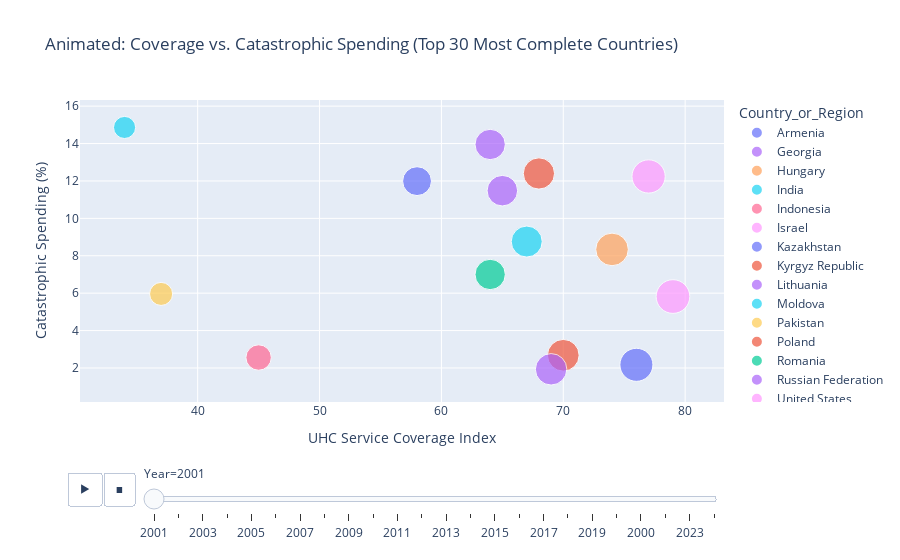
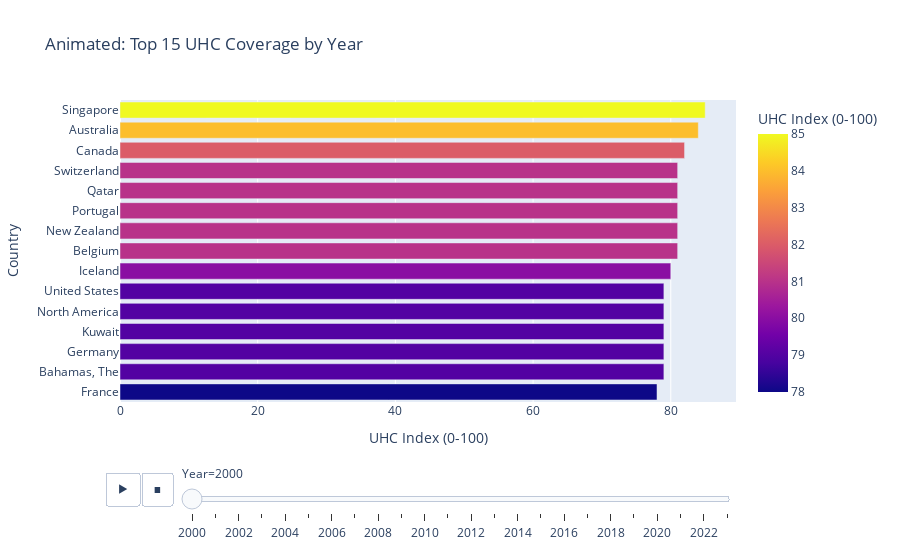

Write notebook code for charts like these, in order.
### Markdown cell above
## Animated and Interactive EDA (Plotly + Seaborn)

We extend the analysis with interactive and animated charts to reveal temporal dynamics, cross-country dispersion, and coverage-financial hardship relationships in a more engaging way.

### Code cell
import plotly.express as px
import plotly.graph_objects as go
from plotly.subplots import make_subplots

# Prepare country-year pivot for animated relationship view (Total/All)
subset = analysis_df[
    (analysis_df["Urbanization"] == "Total")
    & (analysis_df["Income_Quintile"] == "All")
    & (analysis_df["Indicator"].isin([
        "UHC Service Coverage Index",
        "Catastrophic Spending (More than 10% of household budget)",
    ]))
]

pivot = subset.pivot_table(
    index=["Country_or_Region", "Year"],
    columns="Indicator",
    values="Value",
    aggfunc="mean",
).dropna().reset_index()

# Keep countries with most year coverage to make the animation readable
country_counts = pivot["Country_or_Region"].value_counts()
keep_countries = country_counts.head(30).index
pivot_small = pivot[pivot["Country_or_Region"].isin(keep_countries)].copy()

fig = px.scatter(
    pivot_small,
    x="UHC Service Coverage Index",
    y="Catastrophic Spending (More than 10% of household budget)",
    animation_frame="Year",
    animation_group="Country_or_Region",
    color="Country_or_Region",
    hover_name="Country_or_Region",
    size="UHC Service Coverage Index",
    size_max=25,
    title="Animated: Coverage vs. Catastrophic Spending (Top 30 Most Complete Countries)",
    labels={
        "UHC Service Coverage Index": "UHC Service Coverage Index",
        "Catastrophic Spending (More than 10% of household budget)": "Catastrophic Spending (%)",
    },
)
fig.show()

# Animated bar: top 15 UHC coverage by year
uhc_total = analysis_df[
    (analysis_df["Indicator"] == "UHC Service Coverage Index")
    & (analysis_df["Urbanization"] == "Total")
    & (analysis_df["Income_Quintile"] == "All")
]

uhc_top = (
    uhc_total.sort_values(["Year", "Value"], ascending=[True, False])
    .groupby("Year")
    .head(15)
)

fig_bar = px.bar(
    uhc_top,
    x="Value",
    y="Country_or_Region",
    color="Value",
    animation_frame="Year",
    orientation="h",
    title="Animated: Top 15 UHC Coverage by Year",
    labels={"Value": "UHC Index (0-100)", "Country_or_Region": "Country"},
)
fig_bar.update_layout(yaxis={"categoryorder": "total ascending"})
fig_bar.show()

### Figure 1 — Plotly figure (JSON) as saved in the notebook; plotly's stock layout.template omitted (floating-point values rounded to 4 significant figures)
{"data": [{"hovertemplate": "<b>%{hovertext}</b><br><br>Country_or_Region=Armenia<br>Year=2001<br>UHC Service Coverage Index=%{marker.size}<br>Catastrophic Spending (%)=%{y}<extra></extra>", "hovertext": ["Armenia"], "ids": ["Armenia"], "legendgroup": "Armenia", "marker": {"color": "#636efa", "size": [58.0], "sizemode": "area", "sizeref": 0.1392, "symbol": "circle"}, "mode": "markers", "name": "Armenia", "orientation": "v", "showlegend": true, "type": "scatter", "x": [58.0], "xaxis": "x", "y": [11.99], "yaxis": "y"}, {"hovertemplate": "<b>%{hovertext}</b><br><br>Country_or_Region=Georgia<br>Year=2001<br>UHC Service Coverage Index=%{marker.size}<br>Catastrophic Spending (%)=%{y}<extra></extra>", "hovertext": ["Georgia"], "ids": ["Georgia"], "legendgroup": "Georgia", "marker": {"color": "#ab63fa", "size": [64.0], "sizemode": "area", "sizeref": 0.1392, "symbol": "circle"}, "mode": "markers", "name": "Georgia", "orientation": "v", "showlegend": true, "type": "scatter", "x": [64.0], "xaxis": "x", "y": [13.95], "yaxis": "y"}, {"hovertemplate": "<b>%{hovertext}</b><br><br>Country_or_Region=Hungary<br>Year=2001<br>UHC Service Coverage Index=%{marker.size}<br>Catastrophic Spending (%)=%{y}<extra></extra>", "hovertext": ["Hungary"], "ids": ["Hungary"], "legendgroup": "Hungary", "marker": {"color": "#FFA15A", "size": [74.0], "sizemode": "area", "sizeref": 0.1392, "symbol": "circle"}, "mode": "markers", "name": "Hungary", "orientation": "v", "showlegend": true, "type": "scatter", "x": [74.0], "xaxis": "x", "y": [8.34], "yaxis": "y"}, {"hovertemplate": "<b>%{hovertext}</b><br><br>Country_or_Region=India<br>Year=2001<br>UHC Service Coverage Index=%{marker.size}<br>Catastrophic Spending (%)=%{y}<extra></extra>", "hovertext": ["India"], "ids": ["India"], "legendgroup": "India", "marker": {"color": "#19d3f3", "size": [34.0], "sizemode": "area", "sizeref": 0.1392, "symbol": "circle"}, "mode": "markers", "name": "India", "orientation": "v", "showlegend": true, "type": "scatter", "x": [34.0], "xaxis": "x", "y": [14.86], "yaxis": "y"}, {"hovertemplate": "<b>%{hovertext}</b><br><br>Country_or_Region=Indonesia<br>Year=2001<br>UHC Service Coverage Index=%{marker.size}<br>Catastrophic Spending (%)=%{y}<extra></extra>", "hovertext": ["Indonesia"], "ids": ["Indonesia"], "legendgroup": "Indonesia", "marker": {"color": "#FF6692", "size": [45.0], "sizemode": "area", "sizeref": 0.1392, "symbol": "circle"}, "mode": "markers", "name": "Indonesia", "orientation": "v", "showlegend": true, "type": "scatter", "x": [45.0], "xaxis": "x", "y": [2.56], "yaxis": "y"}, {"hovertemplate": "<b>%{hovertext}</b><br><br>Country_or_Region=Israel<br>Year=2001<br>UHC Service Coverage Index=%{marker.size}<br>Catastrophic Spending (%)=%{y}<extra></extra>", "hovertext": ["Israel"], "ids": ["Israel"], "legendgroup": "Israel", "marker": {"color": "#FF97FF", "size": [77.0], "sizemode": "area", "sizeref": 0.1392, "symbol": "circle"}, "mode": "markers", "name": "Israel", "orientation": "v", "showlegend": true, "type": "scatter", "x": [77.0], "xaxis": "x", "y": [12.24], "yaxis": "y"}, {"hovertemplate": "<b>%{hovertext}</b><br><br>Country_or_Region=Kazakhstan<br>Year=2001<br>UHC Service Coverage Index=%{marker.size}<br>Catastrophic Spending (%)=%{y}<extra></extra>", "hovertext": ["Kazakhstan"], "ids": ["Kazakhstan"], "legendgroup": "Kazakhstan", "marker": {"color": "#636efa", "size": [76.0], "sizemode": "area", "sizeref": 0.1392, "symbol": "circle"}, "mode": "markers", "name": "Kazakhstan", "orientation": "v", "showlegend": true, "type": "scatter", "x": [76.0], "xaxis": "x", "y": [2.17], "yaxis": "y"}, {"hovertemplate": "<b>%{hovertext}</b><br><br>Country_or_Region=Kyrgyz Republic<br>Year=2001<br>UHC Service Coverage Index=%{marker.size}<br>Catastrophic Spending (%)=%{y}<extra></extra>", "hovertext": ["Kyrgyz Republic"], "ids": ["Kyrgyz Republic"], "legendgroup": "Kyrgyz Republic", "marker": {"color": "#EF553B", "size": [70.0], "sizemode": "area", "sizeref": 0.1392, "symbol": "circle"}, "mode": "markers", "name": "Kyrgyz Republic", "orientation": "v", "showlegend": true, "type": "scatter", "x": [70.0], "xaxis": "x", "y": [2.68], "yaxis": "y"}, {"hovertemplate": "<b>%{hovertext}</b><br><br>Country_or_Region=Lithuania<br>Year=2001<br>UHC Service Coverage Index=%{marker.size}<br>Catastrophic Spending (%)=%{y}<extra></extra>", "hovertext": ["Lithuania"], "ids": ["Lithuania"], "legendgroup": "Lithuania", "marker": {"color": "#ab63fa", "size": [65.0], "sizemode": "area", "sizeref": 0.1392, "symbol": "circle"}, "mode": "markers", "name": "Lithuania", "orientation": "v", "showlegend": true, "type": "scatter", "x": [65.0], "xaxis": "x", "y": [11.48], "yaxis": "y"}, {"hovertemplate": "<b>%{hovertext}</b><br><br>Country_or_Region=Moldova<br>Year=2001<br>UHC Service Coverage Index=%{marker.size}<br>Catastrophic Spending (%)=%{y}<extra></extra>", "hovertext": ["Moldova"], "ids": ["Moldova"], "legendgroup": "Moldova", "marker": {"color": "#19d3f3", "size": [67.0], "sizemode": "area", "sizeref": 0.1392, "symbol": "circle"}, "mode": "markers", "name": "Moldova", "orientation": "v", "showlegend": true, "type": "scatter", "x": [67.0], "xaxis": "x", "y": [8.76], "yaxis": "y"}, {"hovertemplate": "<b>%{hovertext}</b><br><br>Country_or_Region=Pakistan<br>Year=2001<br>UHC Service Coverage Index=%{marker.size}<br>Catastrophic Spending (%)=%{y}<extra></extra>", "hovertext": ["Pakistan"], "ids": ["Pakistan"], "legendgroup": "Pakistan", "marker": {"color": "#FECB52", "size": [37.0], "sizemode": "area", "sizeref": 0.1392, "symbol": "circle"}, "mode": "markers", "name": "Pakistan", "orientation": "v", "showlegend": true, "type": "scatter", "x": [37.0], "xaxis": "x", "y": [5.96], "yaxis": "y"}, {"hovertemplate": "<b>%{hovertext}</b><br><br>Country_or_Region=Poland<br>Year=2001<br>UHC Service Coverage Index=%{marker.size}<br>Catastrophic Spending (%)=%{y}<extra></extra>", "hovertext": ["Poland"], "ids": ["Poland"], "legendgroup": "Poland", "marker": {"color": "#EF553B", "size": [68.0], "sizemode": "area", "sizeref": 0.1392, "symbol": "circle"}, "mode": "markers", "name": "Poland", "orientation": "v", "showlegend": true, "type": "scatter", "x": [68.0], "xaxis": "x", "y": [12.4], "yaxis": "y"}, {"hovertemplate": "<b>%{hovertext}</b><br><br>Country_or_Region=Romania<br>Year=2001<br>UHC Service Coverage Index=%{marker.size}<br>Catastrophic Spending (%)=%{y}<extra></extra>", "hovertext": ["Romania"], "ids": ["Romania"], "legendgroup": "Romania", "marker": {"color": "#00cc96", "size": [64.0], "sizemode": "area", "sizeref": 0.1392, "symbol": "circle"}, "mode": "markers", "name": "Romania", "orientation": "v", "showlegend": true, "type": "scatter", "x": [64.0], "xaxis": "x", "y": [7.0], "yaxis": "y"}, {"hovertemplate": "<b>%{hovertext}</b><br><br>Country_or_Region=Russian Federation<br>Year=2001<br>UHC Service Coverage Index=%{marker.size}<br>Catastrophic Spending (%)=%{y}<extra></extra>", "hovertext": ["Russian Federation"], "ids": ["Russian Federation"], "legendgroup": "Russian Federation", "marker": {"color": "#ab63fa", "size": [69.0], "sizemode": "area", "sizeref": 0.1392, "symbol": "circle"}, "mode": "markers", "name": "Russian Federation", "orientation": "v", "showlegend": true, "type": "scatter", "x": [69.0], "xaxis": "x", "y": [1.93], "yaxis": "y"}, {"hovertemplate": "<b>%{hovertext}</b><br><br>Country_or_Region=United States<br>Year=2001<br>UHC Service Coverage Index=%{marker.size}<br>Catastrophic Spending (%)=%{y}<extra></extra>", "hovertext": ["United States"], "ids": ["United States"], "legendgroup": "United States", "marker": {"color": "#FF97FF", "size": [79.0], "sizemode": "area", "sizeref": 0.1392, "symbol": "circle"}, "mode": "markers", "name": "United States", "orientation": "v", "showlegend": true, "type": "scatter", "x": [79.0], "xaxis": "x", "y": [5.82], "yaxis": "y"}], "layout": {"legend": {"itemsizing": "constant", "title": {"text": "Country_or_Region"}, "tracegroupgap": 0}, "sliders": [{"active": 0, "currentvalue": {"prefix": "Year="}, "len": 0.9, "pad": {"b": 10, "t": 60}, "steps": [{"args": [["2001"], {"frame": {"duration": 0, "redraw": false}, "fromcurrent": true, "mode": "immediate", "transition": {"duration": 0, "easing": "linear"}}], "label": "2001", "method": "animate"}, {"args": [["2002"], {"frame": {"duration": 0, "redraw": false}, "fromcurrent": true, "mode": "immediate", "transition": {"duration": 0, "easing": "linear"}}], "label": "2002", "method": "animate"}, {"args": [["2003"], {"frame": {"duration": 0, "redraw": false}, "fromcurrent": true, "mode": "immediate", "transition": {"duration": 0, "easing": "linear"}}], "label": "2003", "method": "animate"}, {"args": [["2004"], {"frame": {"duration": 0, "redraw": false}, "fromcurrent": true, "mode": "immediate", "transition": {"duration": 0, "easing": "linear"}}], "label": "2004", "method": "animate"}, {"args": [["2005"], {"frame": {"duration": 0, "redraw": false}, "fromcurrent": true, "mode": "immediate", "transition": {"duration": 0, "easing": "linear"}}], "label": "2005", "method": "animate"}, {"args": [["2006"], {"frame": {"duration": 0, "redraw": false}, "fromcurrent": true, "mode": "immediate", "transition": {"duration": 0, "easing": "linear"}}], "label": "2006", "method": "animate"}, {"args": [["2007"], {"frame": {"duration": 0, "redraw": false}, "fromcurrent": true, "mode": "immediate", "transition": {"duration": 0, "easing": "linear"}}], "label": "2007", "method": "animate"}, {"args": [["2008"], {"frame": {"duration": 0, "redraw": false}, "fromcurrent": true, "mode": "immediate", "transition": {"duration": 0, "easing": "linear"}}], "label": "2008", "method": "animate"}, {"args": [["2009"], {"frame": {"duration": 0, "redraw": false}, "fromcurrent": true, "mode": "immediate", "transition": {"duration": 0, "easing": "linear"}}], "label": "2009", "method": "animate"}, {"args": [["2010"], {"frame": {"duration": 0, "redraw": false}, "fromcurrent": true, "mode": "immediate", "transition": {"duration": 0, "easing": "linear"}}], "label": "2010", "method": "animate"}, {"args": [["2011"], {"frame": {"duration": 0, "redraw": false}, "fromcurrent": true, "mode": "immediate", "transition": {"duration": 0, "easing": "linear"}}], "label": "2011", "method": "animate"}, {"args": [["2012"], {"frame": {"duration": 0, "redraw": false}, "fromcurrent": true, "mode": "immediate", "transition": {"duration": 0, "easing": "linear"}}], "label": "2012", "method": "animate"}, {"args": [["2013"], {"frame": {"duration": 0, "redraw": false}, "fromcurrent": true, "mode": "immediate", "transition": {"duration": 0, "easing": "linear"}}], "label": "2013", "method": "animate"}, {"args": [["2014"], {"frame": {"duration": 0, "redraw": false}, "fromcurrent": true, "mode": "immediate", "transition": {"duration": 0, "easing": "linear"}}], "label": "2014", "method": "animate"}, {"args": [["2015"], {"frame": {"duration": 0, "redraw": false}, "fromcurrent": true, "mode": "immediate", "transition": {"duration": 0, "easing": "linear"}}], "label": "2015", "method": "animate"}, {"args": [["2016"], {"frame": {"duration": 0, "redraw": false}, "fromcurrent": true, "mode": "immediate", "transition": {"duration": 0, "easing": "linear"}}], "label": "2016", "method": "animate"}, {"args": [["2017"], {"frame": {"duration": 0, "redraw": false}, "fromcurrent": true, "mode": "immediate", "transition": {"duration": 0, "easing": "linear"}}], "label": "2017", "method": "animate"}, {"args": [["2018"], {"frame": {"duration": 0, "redraw": false}, "fromcurrent": true, "mode": "immediate", "transition": {"duration": 0, "easing": "linear"}}], "label": "2018", "method": "animate"}, {"args": [["2019"], {"frame": {"duration": 0, "redraw": false}, "fromcurrent": true, "mode": "immediate", "transition": {"duration": 0, "easing": "linear"}}], "label": "2019", "method": "animate"}, {"args": [["2020"], {"frame": {"duration": 0, "redraw": false}, "fromcurrent": true, "mode": "immediate", "transition": {"duration": 0, "easing": "linear"}}], "label": "2020", "method": "animate"}, {"args": [["2000"], {"frame": {"duration": 0, "redraw": false}, "fromcurrent": true, "mode": "immediate", "transition": {"duration": 0, "easing": "linear"}}], "label": "2000", "method": "animate"}, {"args": [["2022"], {"frame": {"duration": 0, "redraw": false}, "fromcurrent": true, "mode": "immediate", "transition": {"duration": 0, "easing": "linear"}}], "label": "2022", "method": "animate"}, {"args": [["2023"], {"frame": {"duration": 0, "redraw": false}, "fromcurrent": true, "mode": "immediate", "transition": {"duration": 0, "easing": "linear"}}], "label": "2023", "method": "animate"}, {"args": [["2021"], {"frame": {"duration": 0, "redraw": false}, "fromcurrent": true, "mode": "immediate", "transition": {"duration": 0, "easing": "linear"}}], "label": "2021", "method": "animate"}], "x": 0.1, "xanchor": "left", "y": 0, "yanchor": "top"}], "title": {"text": "Animated: Coverage vs. Catastrophic Spending (Top 30 Most Complete Countries)"}, "updatemenus": [{"buttons": [{"args": [null, {"frame": {"duration": 500, "redraw": false}, "fromcurrent": true, "mode": "immediate", "transition": {"duration": 500, "easing": "linear"}}], "label": "&#9654;", "method": "animate"}, {"args": [[null], {"frame": {"duration": 0, "redraw": false}, "fromcurrent": true, "mode": "immediate", "transition": {"duration": 0, "easing": "linear"}}], "label": "&#9724;", "method": "animate"}], "direction": "left", "pad": {"r": 10, "t": 70}, "showactive": false, "type": "buttons", "x": 0.1, "xanchor": "right", "y": 0, "yanchor": "top"}], "xaxis": {"anchor": "y", "domain": [0, 1], "title": {"text": "UHC Service Coverage Index"}}, "yaxis": {"anchor": "x", "domain": [0, 1], "title": {"text": "Catastrophic Spending (%)"}}}}

### Figure 2 — Plotly figure (JSON) as saved in the notebook; plotly's stock layout.template omitted (floating-point values rounded to 4 significant figures)
{"data": [{"hovertemplate": "Year=2000<br>UHC Index (0-100)=%{marker.color}<br>Country=%{y}<extra></extra>", "legendgroup": "", "marker": {"color": [85.0, 84.0, 82.0, 81.0, 81.0, 81.0, 81.0, 81.0, 80.0, 79.0, 79.0, 79.0, 79.0, 79.0, 78.0], "coloraxis": "coloraxis", "pattern": {"shape": ""}}, "name": "", "orientation": "h", "showlegend": false, "textposition": "auto", "type": "bar", "x": [85.0, 84.0, 82.0, 81.0, 81.0, 81.0, 81.0, 81.0, 80.0, 79.0, 79.0, 79.0, 79.0, 79.0, 78.0], "xaxis": "x", "y": ["Singapore", "Australia", "Canada", "Belgium", "New Zealand", "Portugal", "Qatar", "Switzerland", "Iceland", "Bahamas, The", "Germany", "Kuwait", "North America", "United States", "France"], "yaxis": "y"}], "layout": {"barmode": "relative", "coloraxis": {"colorbar": {"title": {"text": "UHC Index (0-100)"}}, "colorscale": [[0, "#0d0887"], [0.1111, "#46039f"], [0.2222, "#7201a8"], [0.3333, "#9c179e"], [0.4444, "#bd3786"], [0.5556, "#d8576b"], [0.6667, "#ed7953"], [0.7778, "#fb9f3a"], [0.8889, "#fdca26"], [1, "#f0f921"]]}, "legend": {"tracegroupgap": 0}, "sliders": [{"active": 0, "currentvalue": {"prefix": "Year="}, "len": 0.9, "pad": {"b": 10, "t": 60}, "steps": [{"args": [["2000"], {"frame": {"duration": 0, "redraw": true}, "fromcurrent": true, "mode": "immediate", "transition": {"duration": 0, "easing": "linear"}}], "label": "2000", "method": "animate"}, {"args": [["2001"], {"frame": {"duration": 0, "redraw": true}, "fromcurrent": true, "mode": "immediate", "transition": {"duration": 0, "easing": "linear"}}], "label": "2001", "method": "animate"}, {"args": [["2002"], {"frame": {"duration": 0, "redraw": true}, "fromcurrent": true, "mode": "immediate", "transition": {"duration": 0, "easing": "linear"}}], "label": "2002", "method": "animate"}, {"args": [["2003"], {"frame": {"duration": 0, "redraw": true}, "fromcurrent": true, "mode": "immediate", "transition": {"duration": 0, "easing": "linear"}}], "label": "2003", "method": "animate"}, {"args": [["2004"], {"frame": {"duration": 0, "redraw": true}, "fromcurrent": true, "mode": "immediate", "transition": {"duration": 0, "easing": "linear"}}], "label": "2004", "method": "animate"}, {"args": [["2005"], {"frame": {"duration": 0, "redraw": true}, "fromcurrent": true, "mode": "immediate", "transition": {"duration": 0, "easing": "linear"}}], "label": "2005", "method": "animate"}, {"args": [["2006"], {"frame": {"duration": 0, "redraw": true}, "fromcurrent": true, "mode": "immediate", "transition": {"duration": 0, "easing": "linear"}}], "label": "2006", "method": "animate"}, {"args": [["2007"], {"frame": {"duration": 0, "redraw": true}, "fromcurrent": true, "mode": "immediate", "transition": {"duration": 0, "easing": "linear"}}], "label": "2007", "method": "animate"}, {"args": [["2008"], {"frame": {"duration": 0, "redraw": true}, "fromcurrent": true, "mode": "immediate", "transition": {"duration": 0, "easing": "linear"}}], "label": "2008", "method": "animate"}, {"args": [["2009"], {"frame": {"duration": 0, "redraw": true}, "fromcurrent": true, "mode": "immediate", "transition": {"duration": 0, "easing": "linear"}}], "label": "2009", "method": "animate"}, {"args": [["2010"], {"frame": {"duration": 0, "redraw": true}, "fromcurrent": true, "mode": "immediate", "transition": {"duration": 0, "easing": "linear"}}], "label": "2010", "method": "animate"}, {"args": [["2011"], {"frame": {"duration": 0, "redraw": true}, "fromcurrent": true, "mode": "immediate", "transition": {"duration": 0, "easing": "linear"}}], "label": "2011", "method": "animate"}, {"args": [["2012"], {"frame": {"duration": 0, "redraw": true}, "fromcurrent": true, "mode": "immediate", "transition": {"duration": 0, "easing": "linear"}}], "label": "2012", "method": "animate"}, {"args": [["2013"], {"frame": {"duration": 0, "redraw": true}, "fromcurrent": true, "mode": "immediate", "transition": {"duration": 0, "easing": "linear"}}], "label": "2013", "method": "animate"}, {"args": [["2014"], {"frame": {"duration": 0, "redraw": true}, "fromcurrent": true, "mode": "immediate", "transition": {"duration": 0, "easing": "linear"}}], "label": "2014", "method": "animate"}, {"args": [["2015"], {"frame": {"duration": 0, "redraw": true}, "fromcurrent": true, "mode": "immediate", "transition": {"duration": 0, "easing": "linear"}}], "label": "2015", "method": "animate"}, {"args": [["2016"], {"frame": {"duration": 0, "redraw": true}, "fromcurrent": true, "mode": "immediate", "transition": {"duration": 0, "easing": "linear"}}], "label": "2016", "method": "animate"}, {"args": [["2017"], {"frame": {"duration": 0, "redraw": true}, "fromcurrent": true, "mode": "immediate", "transition": {"duration": 0, "easing": "linear"}}], "label": "2017", "method": "animate"}, {"args": [["2018"], {"frame": {"duration": 0, "redraw": true}, "fromcurrent": true, "mode": "immediate", "transition": {"duration": 0, "easing": "linear"}}], "label": "2018", "method": "animate"}, {"args": [["2019"], {"frame": {"duration": 0, "redraw": true}, "fromcurrent": true, "mode": "immediate", "transition": {"duration": 0, "easing": "linear"}}], "label": "2019", "method": "animate"}, {"args": [["2020"], {"frame": {"duration": 0, "redraw": true}, "fromcurrent": true, "mode": "immediate", "transition": {"duration": 0, "easing": "linear"}}], "label": "2020", "method": "animate"}, {"args": [["2021"], {"frame": {"duration": 0, "redraw": true}, "fromcurrent": true, "mode": "immediate", "transition": {"duration": 0, "easing": "linear"}}], "label": "2021", "method": "animate"}, {"args": [["2022"], {"frame": {"duration": 0, "redraw": true}, "fromcurrent": true, "mode": "immediate", "transition": {"duration": 0, "easing": "linear"}}], "label": "2022", "method": "animate"}, {"args": [["2023"], {"frame": {"duration": 0, "redraw": true}, "fromcurrent": true, "mode": "immediate", "transition": {"duration": 0, "easing": "linear"}}], "label": "2023", "method": "animate"}], "x": 0.1, "xanchor": "left", "y": 0, "yanchor": "top"}], "title": {"text": "Animated: Top 15 UHC Coverage by Year"}, "updatemenus": [{"buttons": [{"args": [null, {"frame": {"duration": 500, "redraw": true}, "fromcurrent": true, "mode": "immediate", "transition": {"duration": 500, "easing": "linear"}}], "label": "&#9654;", "method": "animate"}, {"args": [[null], {"frame": {"duration": 0, "redraw": true}, "fromcurrent": true, "mode": "immediate", "transition": {"duration": 0, "easing": "linear"}}], "label": "&#9724;", "method": "animate"}], "direction": "left", "pad": {"r": 10, "t": 70}, "showactive": false, "type": "buttons", "x": 0.1, "xanchor": "right", "y": 0, "yanchor": "top"}], "xaxis": {"anchor": "y", "domain": [0, 1], "title": {"text": "UHC Index (0-100)"}}, "yaxis": {"anchor": "x", "categoryorder": "total ascending", "domain": [0, 1], "title": {"text": "Country"}}}}
